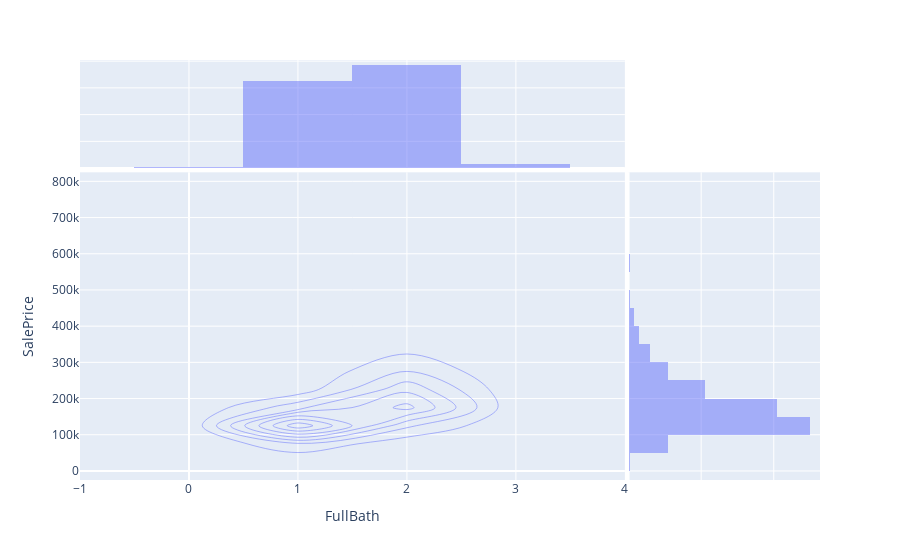

The code cell stored with this chart in its notebook:
### Code cell
fig = px.density_contour(all_numerical_cols, x='FullBath', y='SalePrice', marginal_x='histogram', marginal_y='histogram')
fig.show()

### Figure 1 — Plotly figure (JSON) as saved in the notebook; plotly's stock layout.template omitted (floating-point values rounded to 4 significant figures; data arrays with more than 128 entries replaced by an {"elided": "..."} marker saying what was removed)
{"data": [{"contours": {"coloring": "none"}, "hovertemplate": "FullBath=%{x}<br>SalePrice=%{y}<br>count=%{z}<extra></extra>", "legendgroup": "", "line": {"color": "#636efa"}, "name": "", "showlegend": false, "type": "histogram2dcontour", "x": {"elided": "1460 int values"}, "xaxis": "x", "xbingroup": "x", "y": {"elided": "1460 int values"}, "yaxis": "y", "ybingroup": "y"}, {"bingroup": "x", "hovertemplate": "FullBath=%{x}<br>count=%{y}<extra></extra>", "legendgroup": "", "marker": {"color": "#636efa"}, "name": "", "opacity": 0.5, "showlegend": false, "type": "histogram", "x": {"elided": "1460 int values"}, "xaxis": "x3", "yaxis": "y3"}, {"bingroup": "y", "hovertemplate": "SalePrice=%{y}<br>count=%{x}<extra></extra>", "legendgroup": "", "marker": {"color": "#636efa"}, "name": "", "opacity": 0.5, "showlegend": false, "type": "histogram", "xaxis": "x2", "y": {"elided": "1460 int values"}, "yaxis": "y2"}], "layout": {"barmode": "overlay", "legend": {"tracegroupgap": 0}, "margin": {"t": 60}, "xaxis": {"anchor": "y", "domain": [0, 0.7363], "title": {"text": "FullBath"}}, "xaxis2": {"anchor": "y2", "domain": [0.7413, 1], "matches": "x2", "showgrid": true, "showline": false, "showticklabels": false, "ticks": ""}, "xaxis3": {"anchor": "y3", "domain": [0, 0.7363], "matches": "x", "showgrid": true, "showticklabels": false}, "xaxis4": {"anchor": "y4", "domain": [0.7413, 1], "matches": "x2", "showgrid": true, "showline": false, "showticklabels": false, "ticks": ""}, "yaxis": {"anchor": "x", "domain": [0, 0.7326], "title": {"text": "SalePrice"}}, "yaxis2": {"anchor": "x2", "domain": [0, 0.7326], "matches": "y", "showgrid": true, "showticklabels": false}, "yaxis3": {"anchor": "x3", "domain": [0.7426, 1], "matches": "y3", "showgrid": true, "showline": false, "showticklabels": false, "ticks": ""}, "yaxis4": {"anchor": "x4", "domain": [0.7426, 1], "matches": "y3", "showgrid": true, "showline": false, "showticklabels": false, "ticks": ""}}}
